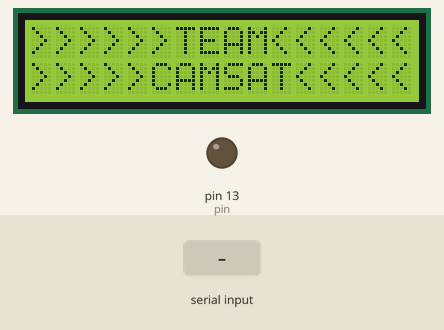
Simulated run of this sketch. Board: Arduino Uno, built with avr-gcc and run on an emulated ATmega328P. On the bench: 16×2 character LCD, output pins drawn as LEDs (lit = HIGH). The inputs (shaded band) are chosen by the test bench.

Above: at 2.2 s.
2.3 s: "<x90>" received over Serial
At 3.4 s:
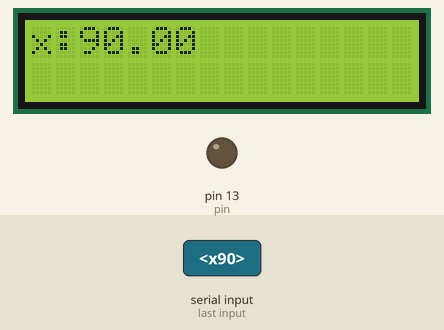
4.0 s: "<90,45>" received over Serial
At 4.7 s:
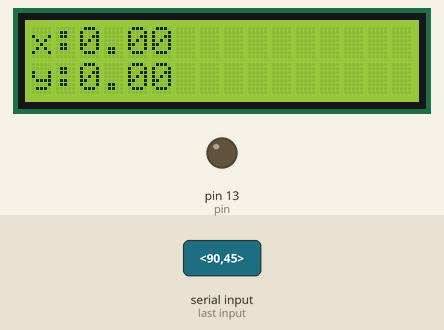
Timing chart, 0 to 7.0 s (numbered marks = the images above; inputs shaded):
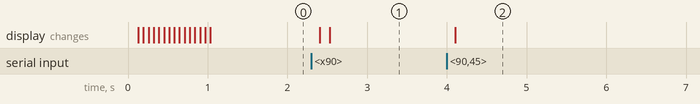

Measured:
- after the input at 2.3 s, the display: first changes after 0.10 s (image 1 shows a later state)
- after the input at 4.0 s, the display: changes after 0.10 s (image 2)

The sketch:

Steuerung_alt.ino
```cpp
#include <LiquidCrystal.h>
const int rs = 12, en = 11, d4 = 5, d5 = 4, d6 = 3, d7 = 2;
LiquidCrystal lcd(rs, en, d4, d5, d6, d7);

char x_input[14];
char y_input[14];
int i_x = 0;
int i_y = 0;
int pin = LED_BUILTIN;

byte z1[] = {
  '>',
  '>',
  '>',
  '>',
  '>',
  '>',
  'T',
  'E',
  'A',
  'M',
  '<',
  '<',
  '<',
  '<',
  '<',
  '<'
};
byte z2[] = {
  '>',
  '>',
  '>',
  '>',
  '>',
  'C',
  'A',
  'M',
  'S',
  'A',
  'T',
  '<',
  '<',
  '<',
  '<',
  '<'
};

void setup() {
  lcd.begin(16, 2);
  lcd.clear();
  //lcd.cursor();
  Serial.begin(115200);
  pinMode(pin, OUTPUT);

  for (int i = 0; i < 16; i++) {
    lcd.setCursor(i, 0);
    lcd.write(z1[i]);
    lcd.setCursor(15 - i, 1);
    lcd.write(z2[15 - i]);
    delay(64);
  }
}

void loop() {
  if (Serial.available()) {
    delay(100);
    lcd.clear();
    memset(x_input, '\0', sizeof(x_input));
    memset(y_input, '\0', sizeof(y_input));
    i_x = 0;
    i_y = 0;
    if (Serial.read() == 'x') {
      char temp;
      while (Serial.available() > 0 && temp != 'y') {
        temp = Serial.read();
        x_input[i_x] = temp;
        i_x++;
      }
      while (Serial.available() > 0 && temp != 'x') {
        temp = Serial.read();
        y_input[i_y] = temp;
        i_y++;
      }
    }
    float x = atof(x_input);
    float y = atof(y_input);
    lcd.setCursor(0, 0);
    lcd.print("x:" + String(x));
    lcd.setCursor(0, 1);
    lcd.print("y:" + String(y));
    //lcd.setCursor(0, 0);
    if (x > 0.0) {
      for (int i = 0; i < int(x); i++) {
        lcd.setCursor(8 + i, 0);
        lcd.write(byte(0));
      }
    } else if (x < 0.0) {
      for (int i = 0; i < int(x); i--) {
        lcd.setCursor(7 + i, 0);
        lcd.write(byte(1));
      }
    }
    if (y > 0.0) {
      for (int i = 0; i < int(y); i++) {
        lcd.setCursor(8 + i, 1);
        lcd.write(byte(2));
      }
    } else if (y < 0.0) {
      for (int i = 0; i < int(y); i--) {
        lcd.setCursor(7 + i, 1);
        lcd.write(byte(3));
      }
    }
    /*if (x > 0.0 || x < 0.0) {
      digitalWrite(pin, HIGH);
      //lcd.clear();
      //lcd.setCursor(0, 0);
      //lcd.print("8");
      //lcd.setCursor(0, 1);
      //lcd.print("8");
      } else {
      digitalWrite(pin, LOW);
      //lcd.clear();
      }*/
  }
}
```
